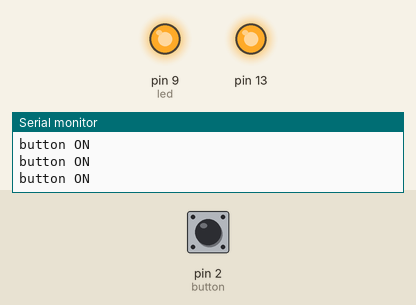
This sketch was run on a simulated Arduino Uno, built with avr-gcc and run on an emulated ATmega328P. Parts: output pins drawn as LEDs (lit = HIGH), the last lines printed to the serial monitor. Dashed ring = blinking. The test bench sets the inputs (shaded band); at power-on: pin 2 (button) HIGH.

Above: at 1.2 s.
1.3 s: pin 2 (button) pulled LOW for 0.15 s
At 1.38 s:
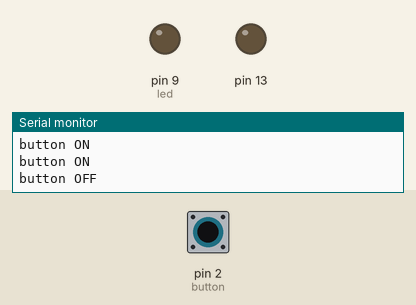
2.9 s: pin 2 (button) pulled LOW for 1 s
At 5.0 s:
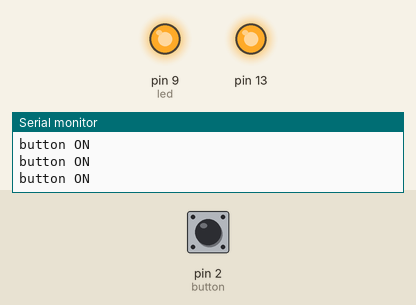
6.9 s: pin 2 (button) pulsed LOW 2 times (0.12 s each, 0.3 s apart)
At 7.11 s:
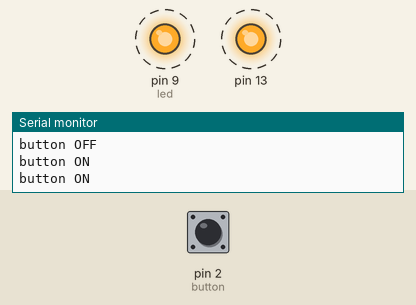
10.5 s: pin 2 (button) driven LOW
At 11.2 s:
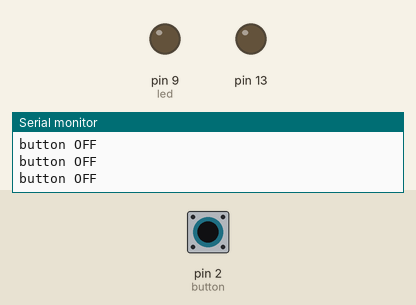
13.5 s: pin 2 (button) driven HIGH
At 14.5 s:
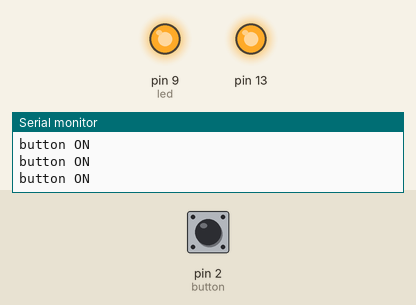
Timing chart, 0 to 16.5 s (numbered marks = the images above; inputs shaded):
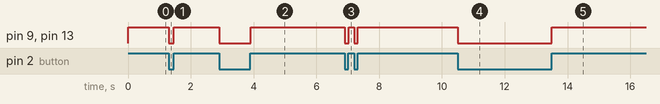

Measured:
- after the input at 1.3 s, pin 9 (led), pin 13: HIGH → LOW at once, → HIGH 0.15 s later
- after the input at 2.9 s, pin 9 (led), pin 13: HIGH → LOW at once, → HIGH 1.0 s later
- after the input at 6.9 s, pin 9 (led), pin 13: alternates HIGH for 0.17 s and LOW for 0.12 s, 4 changes in all, then stays HIGH, starting at once
- after the input at 10.5 s, pin 9 (led), pin 13: HIGH → LOW at once
- after the input at 13.5 s, pin 9 (led), pin 13: LOW → HIGH at once

The sketch:

Blink_Button.ino
```cpp
int led = 9;
int button = 2;

void setup() {
  pinMode(led, OUTPUT);
  pinMode(13, OUTPUT);
  Serial.begin(9600);
}

void loop() {
  if (digitalRead(button) == LOW) {
    digitalWrite(led, LOW);
    digitalWrite(13, LOW);
    Serial.println("button OFF");
  } else {
    digitalWrite(led, HIGH);
    digitalWrite(13, HIGH);
    Serial.println("button ON");
  }
}
```
